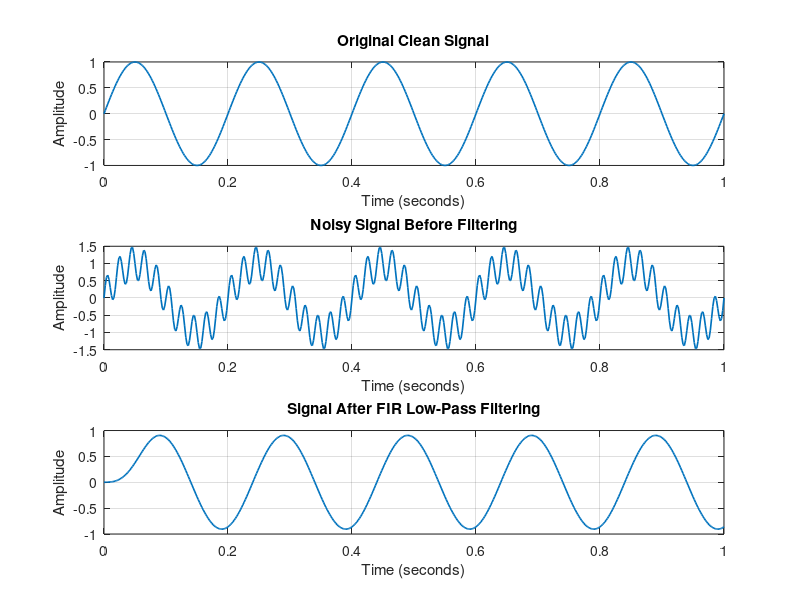

Source code (MATLAB):
clc;
clear;
close all;

% Sampling frequency
fs = 500;

% Time duration
T = 1;

% Time vector
t = 0:1/fs:T;

% Clean low-frequency signal
f_signal = 5;
clean_signal = sin(2*pi*f_signal*t);

% High-frequency noise
f_noise = 50;
noise = 0.5*sin(2*pi*f_noise*t);

% Noisy signal
noisy_signal = clean_signal + noise;

% FIR filter settings
filter_order = 40;
cutoff_frequency = 10;

% Normalize cutoff frequency
normalized_cutoff = cutoff_frequency / (fs/2);

% Design FIR low-pass filter
b = fir1(filter_order, normalized_cutoff, 'low');

% Apply filter
filtered_signal = filter(b, 1, noisy_signal);

% Plot
figure;

% Clean signal
subplot(3,1,1);
plot(t, clean_signal, 'LineWidth', 1.2);
title('Original Clean Signal');
xlabel('Time (seconds)');
ylabel('Amplitude');
grid on;

% Before filtering
subplot(3,1,2);
plot(t, noisy_signal, 'LineWidth', 1.2);
title('Noisy Signal Before Filtering');
xlabel('Time (seconds)');
ylabel('Amplitude');
grid on;

% After filtering
subplot(3,1,3);
plot(t, filtered_signal, 'LineWidth', 1.2);
title('Signal After FIR Low-Pass Filtering');
xlabel('Time (seconds)');
ylabel('Amplitude');
grid on;

drawnow;
